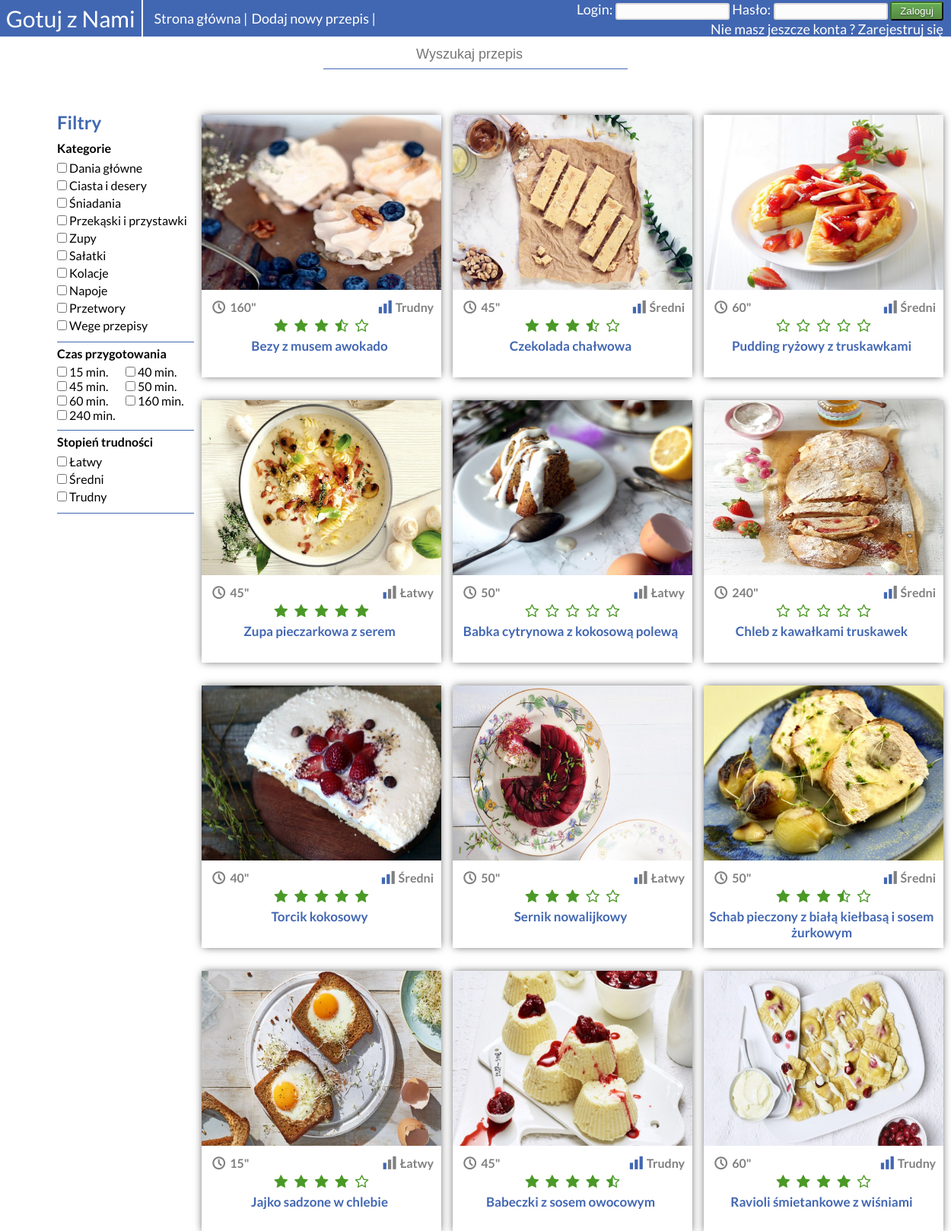
Screenshot of /kategorie.php with the database file from the repository.
### tables this page shows
CREATE TABLE `kategorie` (
  `id_kategori` int(11) NOT NULL,
  `nazwa_kategori` varchar(30) NOT NULL
);

CREATE TABLE `przepisy` (
  `id_przepisu` int(11) NOT NULL,
  `tytul` varchar(50) NOT NULL,
  `skladniki` text NOT NULL,
  `przygotowanie` text NOT NULL,
  `skrot_opis` varchar(200) NOT NULL,
  `id_uzytkownika` int(20) NOT NULL,
  `id_kategori` int(11) NOT NULL,
  `czas_przygotowania` int(11) NOT NULL,
  `stopien_trudnosci` int(11) NOT NULL,
  `liczba_porcji` int(11) NOT NULL,
  `id_spos_przygotowania` int(11) NOT NULL,
  `d_bezglutenowe` tinyint(1) NOT NULL,
  `d_wegetarianskie` tinyint(1) NOT NULL,
  `d_dietetyczne` tinyint(1) NOT NULL,
  `d_dla_dzieci` tinyint(1) NOT NULL,
  `szybka_kuchnia` tinyint(1) NOT NULL
);

### wyswietlanie_przepisow.php (the view, shortened to what this page needs)
<div id="miniatura_potrawy_pojemnik">
	<?php if($rezultat_przepisy->num_rows > 0){
		while($wiersz = $rezultat_przepisy->fetch_assoc()){ ?>
	 		<div class="miniatura_potrawy_przepis">
	 			<a href="przepis.php?id=<?php echo $wiersz['id_przepisu'] ?>">
		 			<div class="miniatura_potrawy_zdjecie_skrot_opis">
		 				<img class="miniatura_potrawy_zdjecie" src="obrazy_potraw/<?php echo $wiersz["id_przepisu"] ?>.jpg"/>
		 		   	</div>
	 		   	</a>
	 		   	<div class="miniatura_potrawy_mpcpl_mpstp">
	 		   		<div class="mpcpl"><i class="icon-clock"></i><?php echo $wiersz['czas_przygotowania'] ?>"
	 		   		</div>
	 		   		<div class="mpstp">
	 		   			<?php if($wiersz['stopien_trudnosci'] == 1){ ?>
	 		   				<i class="icon-chart-bar1"></i>Łatwy
	 		   			<?php } elseif($wiersz['stopien_trudnosci'] == 2){ ?>
	 		   				<i class="icon-chart-bar2"></i>Średni
	 		   			<?php } elseif($wiersz['stopien_trudnosci'] == 3){ ?>
	 		   				<i class="icon-chart-bar3"></i>Trudny
	 		   			<?php } ?>
	 		   		</div>
	 		   	</div>
	 			<div class="miniatura_potrawy_ocena">
	 				<?php for ($i=0; $i < 5; $i++) {
	 					if($wiersz['ocena_p'] > $i + 0.5){
	 						echo '<i class="icon-star"></i>';
	 					}
	 					elseif ($wiersz['ocena_p'] > $i + 0.01  && $wiersz['ocena_p'] <= $i + 0.5) {
	 						echo '<i class="icon-star-half-alt"></i>';
	 					}
	 					elseif($wiersz['ocena_p'] <= $i){
	 						echo '<i class="icon-star-empty"></i>';
	 					}
	 					elseif($wiersz['ocena_p'] == 0.0) {
	 						echo '<i class="icon-star-empty"></i>';
	 					}
	 				} ?>
	 				</div>
		 		<div class="miniatura_potrawy_tytul">
					<a href="przepis.php?id=<?php echo $wiersz['id_przepisu'] ?>"><?php echo $wiersz["tytul"]; ?></a>
 				</div>
 			</div>
	 	<?php }
	}
	else{ echo "Zero wyników"; }
	?>
</div>
<div style="clear: both;"></div><br><br>

### kategorie.php (shortened to what this page needs)
<?php
require_once "polaczenie.php";
try {
		$polaczenie = new mysqli($host, $db_user, $db_password, $db_name);
		if($polaczenie->connect_errno!=0){
			throw new Exception(mysgli_connect_errno());
		}
		else{
			$polaczenie->query("SET NAMES 'utf8' COLLATE 'utf8_polish_ci'");
			$polaczenie->query("SET CHARSET utf8");
			$rezultat_kategorie = @$polaczenie->query("SELECT * FROM kategorie");
			$rezultat_przepisy = @$polaczenie->query('SELECT przepisy.id_przepisu, przepisy.tytul, przepisy.skrot_opis, przepisy.czas_przygotowania, przepisy.stopien_trudnosci, SUM(oceny.ocena) / COUNT(przepisy.id_przepisu) AS ocena_p FROM przepisy LEFT JOIN oceny ON przepisy.id_przepisu=oceny.id_przepisu GROUP BY przepisy.id_przepisu ORDER BY przepisy.id_przepisu DESC');
			$rezultat_czas_przygotowania = @$polaczenie->query("SELECT czas_przygotowania FROM przepisy GROUP BY czas_przygotowania");
		}
	} catch (Exception $e) {
		echo '<span style="color:red;">Błąd serwera przepraszamy na niedogodności</span>';
		echo "Informacja developera: ".$e;
	}
?>
<!DOCTYPE html>
<html lang="pl">
<head>
	<link rel="stylesheet" type="text/css" href="style.css"/>
	<link rel="stylesheet" type="text/css" href="css/fontello.css">
	<link rel="stylesheet" href="https://use.fontawesome.com/releases/v5.0.13/css/all.css">
</head>
<body>
<div id="kontener">
	<?php require_once "naglowek.php"; ?>
	<div class="k_kategorie">
		<div class="k_k_filtry">
			<h2 class="kolor_niebieski">Filtry</h2>
			<div class="k_k_f_sekcja">
				<form id="formularz_filtry_kategorie">
					<h4 class="k_k_f_s_tytul">Kategorie</h4>
					<?php while($kategorie = $rezultat_kategorie->fetch_assoc()){ ?>
						<div class="k_k_f_s_t_opcje">
							<input type="checkbox" name="kategorie" value="<?php echo $kategorie['id_kategori']; ?>">
							<?php echo $kategorie['nazwa_kategori']; ?>
						</div>
					<?php } ?>
				</form>
			</div>
			<div class="k_k_f_sekcja">
				<form id="formularz_filtry_czas_przygotowania">
					<h4 class="k_k_f_s_tytul">Czas przygotowania</h4>
					<?php while($czas_przygotowania = $rezultat_czas_przygotowania->fetch_assoc()){ ?>
						<div class="k_k_f_s_t_opcje_floatleft">
							<input type="checkbox" name="czas_przygotowania" value="<?php echo $czas_przygotowania['czas_przygotowania']; ?>">
							<?php echo $czas_przygotowania['czas_przygotowania']; ?> min.
						</div>
					<?php } ?>
				</form>
			</div>
			<div class="k_k_f_sekcja">
				<form id="formularz_filtry_stopien_trudnosci">
					<h4 class="k_k_f_s_tytul">Stopień trudności</h4>
					<div class="k_k_f_s_t_opcje">
						<input type="checkbox" name="stopien_trudnosci" value="1"> Łatwy
					</div>
					<div class="k_k_f_s_t_opcje">
						<input type="checkbox" name="stopien_trudnosci" value="2"> Średni
					</div>
					<div class="k_k_f_s_t_opcje">
						<input type="checkbox" name="stopien_trudnosci" value="3"> Trudny
					</div>
				</form>
			</div>
		</div>
		<div class="k_k_wyswietlanie_przepisow">
			<?php include "wyswietlanie_przepisow.php"; ?>
		</div>
	</div>
</div>
</body>
</html>

### style.css (style rules this page uses)
* { margin: 0; padding: 0; }
body { margin: 0 auto; font-family: 'Lato', sans-serif; }
#kontener { width: 100%; }
#miniatura_potrawy_pojemnik { width: 1000px; margin: 0 auto; margin-top: 20px; text-align: center; }
.miniatura_potrawy_przepis { float: left; height: 345px; margin-right: 15px; margin-bottom: 30px; -webkit-box-shadow: 0px 0px 11px -2px rgba(0,0,0,0.75); -moz-box-shadow: 0px 0px 11px -2px rgba(0,0,0,0.75); box-shadow: 0px 0px 11px -2px rgba(0,0,0,0.75); }
.miniatura_potrawy_zdjecie_skrot_opis { position: relative; }
.miniatura_potrawy_zdjecie { height: 230px; width: 315px; }
.miniatura_potrawy_mpcpl_mpstp { font-size: 16px; padding: 10px 10px 0px 10px; font-weight: bold; color: grey; vertical-align: middle; }
.mpcpl { float: left; text-align: left; }
.mpstp { float: right; text-align: right; }
.miniatura_potrawy_ocena { font-size: 15px; padding: 6px 0px; }
.miniatura_potrawy_tytul { max-width: 310px; font-size: 17px; font-weight: bold; color: #4267b2; }
.miniatura_potrawy_tytul a { text-decoration: none; color: font-size: 17px; font-weight: bold; color: #4267b2; }
.k_kategorie { width: 1100px; margin: 0 auto; margin-top: 40px; }
.k_k_filtry { float: left; box-sizing: border-box; width: 180px; margin-top: 15px; }
.k_k_wyswietlanie_przepisow { float: left; box-sizing: border-box; width: 800px; margin-left: 10px; }
.k_k_f_sekcja { border-bottom: 1px solid #4267b2; padding-bottom: 10px; }
.k_k_f_s_tytul { padding: 5px 0px; }
.k_k_f_s_t_opcje { padding: 2px 0px; }
.k_k_f_s_t_opcje_floatleft { float: left; width: 90px; }
.kolor_niebieski { color: #4267b2; padding-bottom: 5px; }

### rows the page displays
kategorie: nazwa_kategori "Dania główne"
kategorie: nazwa_kategori "Ciasta i desery"
kategorie: nazwa_kategori "Śniadania"
kategorie: nazwa_kategori "Przekąski i przystawki"
kategorie: nazwa_kategori "Zupy"
kategorie: nazwa_kategori "Sałatki"
kategorie: nazwa_kategori "Kolacje"
kategorie: nazwa_kategori "Napoje"
kategorie: nazwa_kategori "Przetwory"
kategorie: nazwa_kategori "Wege przepisy"
przepisy: shows a picture, czas_przygotowania "160", stopien_trudnosci "Trudny", tytul "Bezy z musem awokado"
przepisy: shows a picture, czas_przygotowania "45", stopien_trudnosci "Średni", tytul "Czekolada chałwowa"
przepisy: shows a picture, czas_przygotowania "60", stopien_trudnosci "Średni", tytul "Pudding ryżowy z truskawkami"
przepisy: shows a picture, czas_przygotowania "45", stopien_trudnosci "Łatwy", tytul "Zupa pieczarkowa z serem"
przepisy: shows a picture, czas_przygotowania "50", stopien_trudnosci "Łatwy", tytul "Babka cytrynowa z kokosową polewą"
przepisy: shows a picture, czas_przygotowania "240", stopien_trudnosci "Średni", tytul "Chleb z kawałkami truskawek"
przepisy: shows a picture, czas_przygotowania "40", stopien_trudnosci "Średni", tytul "Torcik kokosowy"
przepisy: shows a picture, czas_przygotowania "50", stopien_trudnosci "Łatwy", tytul "Sernik nowalijkowy"
przepisy: shows a picture, czas_przygotowania "50", stopien_trudnosci "Średni", tytul "Schab pieczony z białą kiełbasą i sosem żurkowym"
przepisy: shows a picture, czas_przygotowania "15", stopien_trudnosci "Łatwy", tytul "Jajko sadzone w chlebie"
przepisy: shows a picture, czas_przygotowania "45", stopien_trudnosci "Trudny", tytul "Babeczki z sosem owocowym"
przepisy: shows a picture, czas_przygotowania "60", stopien_trudnosci "Trudny", tytul "Ravioli śmietankowe z wiśniami"

### other values shown
$czas_przygotowania['czas_przygotowania'] "15"
$czas_przygotowania['czas_przygotowania'] "40"
$czas_przygotowania['czas_przygotowania'] "45"
$czas_przygotowania['czas_przygotowania'] "50"
$czas_przygotowania['czas_przygotowania'] "60"
$czas_przygotowania['czas_przygotowania'] "160"
$czas_przygotowania['czas_przygotowania'] "240"
